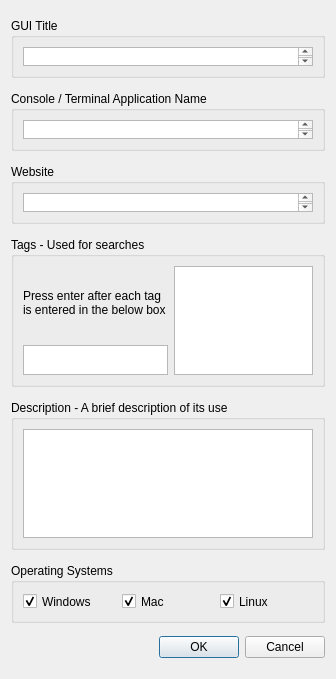
<?xml version="1.0" encoding="UTF-8"?>
<ui version="4.0">
 <class>DialogUpload</class>
 <widget class="QDialog" name="DialogUpload">
  <property name="geometry">
   <rect>
    <x>0</x>
    <y>0</y>
    <width>336</width>
    <height>679</height>
   </rect>
  </property>
  <property name="windowTitle">
   <string>Upload GUI</string>
  </property>
  <property name="windowIcon">
   <iconset resource="Images.qrc">
    <normaloff>:/new/prefix1/icons/PNG/onebit_30.png</normaloff>:/new/prefix1/icons/PNG/onebit_30.png</iconset>
  </property>
  <layout class="QVBoxLayout" name="verticalLayout_2">
   <item>
    <widget class="QGroupBox" name="groupBox_3">
     <property name="minimumSize">
      <size>
       <width>0</width>
       <height>60</height>
      </size>
     </property>
     <property name="maximumSize">
      <size>
       <width>16777215</width>
       <height>60</height>
      </size>
     </property>
     <property name="title">
      <string>GUI Title</string>
     </property>
     <layout class="QVBoxLayout" name="verticalLayout_5">
      <item>
       <widget class="QPlainTextEdit" name="plainTextEditTitle"/>
      </item>
     </layout>
    </widget>
   </item>
   <item>
    <widget class="QGroupBox" name="groupBox_4">
     <property name="minimumSize">
      <size>
       <width>0</width>
       <height>60</height>
      </size>
     </property>
     <property name="maximumSize">
      <size>
       <width>16777215</width>
       <height>60</height>
      </size>
     </property>
     <property name="title">
      <string>Console / Terminal Application Name</string>
     </property>
     <layout class="QVBoxLayout" name="verticalLayout_3">
      <item>
       <widget class="QPlainTextEdit" name="plainTextEditApplication"/>
      </item>
     </layout>
     <zorder>plainTextEditApplication</zorder>
     <zorder>groupBox_3</zorder>
    </widget>
   </item>
   <item>
    <widget class="QGroupBox" name="groupBox_6">
     <property name="minimumSize">
      <size>
       <width>0</width>
       <height>60</height>
      </size>
     </property>
     <property name="maximumSize">
      <size>
       <width>16777215</width>
       <height>60</height>
      </size>
     </property>
     <property name="title">
      <string>Website</string>
     </property>
     <layout class="QVBoxLayout" name="verticalLayout_4">
      <item>
       <widget class="QPlainTextEdit" name="plainTextEditWebsite"/>
      </item>
     </layout>
    </widget>
   </item>
   <item>
    <widget class="QGroupBox" name="groupBox_2">
     <property name="maximumSize">
      <size>
       <width>16777215</width>
       <height>150</height>
      </size>
     </property>
     <property name="title">
      <string>Tags - Used for searches</string>
     </property>
     <layout class="QVBoxLayout" name="verticalLayout_6">
      <item>
       <layout class="QHBoxLayout" name="horizontalLayout">
        <item>
         <layout class="QVBoxLayout" name="verticalLayout">
          <item>
           <widget class="QLabel" name="label_4">
            <property name="text">
             <string>Press enter after each tag is entered in the below box</string>
            </property>
            <property name="wordWrap">
             <bool>true</bool>
            </property>
           </widget>
          </item>
          <item>
           <widget class="QPlainTextEdit" name="plainTextEditTags">
            <property name="maximumSize">
             <size>
              <width>16777215</width>
              <height>30</height>
             </size>
            </property>
           </widget>
          </item>
         </layout>
        </item>
        <item>
         <widget class="QListWidget" name="listWidget"/>
        </item>
       </layout>
      </item>
     </layout>
    </widget>
   </item>
   <item>
    <widget class="QGroupBox" name="groupBox_5">
     <property name="maximumSize">
      <size>
       <width>16777215</width>
       <height>150</height>
      </size>
     </property>
     <property name="title">
      <string>Description - A brief description of its use</string>
     </property>
     <layout class="QVBoxLayout" name="verticalLayout_7">
      <item>
       <widget class="QTextEdit" name="textEditDescription"/>
      </item>
     </layout>
    </widget>
   </item>
   <item>
    <widget class="QGroupBox" name="groupBox">
     <property name="maximumSize">
      <size>
       <width>16777215</width>
       <height>60</height>
      </size>
     </property>
     <property name="title">
      <string>Operating Systems</string>
     </property>
     <layout class="QHBoxLayout" name="horizontalLayout_2">
      <item>
       <widget class="QCheckBox" name="checkBoxWindows">
        <property name="text">
         <string>Windows</string>
        </property>
        <property name="checked">
         <bool>true</bool>
        </property>
       </widget>
      </item>
      <item>
       <widget class="QCheckBox" name="checkBoxMac">
        <property name="text">
         <string>Mac</string>
        </property>
        <property name="checked">
         <bool>true</bool>
        </property>
       </widget>
      </item>
      <item>
       <widget class="QCheckBox" name="checkBoxLinux">
        <property name="text">
         <string>Linux</string>
        </property>
        <property name="checked">
         <bool>true</bool>
        </property>
       </widget>
      </item>
     </layout>
    </widget>
   </item>
   <item>
    <widget class="QDialogButtonBox" name="buttonBox">
     <property name="orientation">
      <enum>Qt::Horizontal</enum>
     </property>
     <property name="standardButtons">
      <set>QDialogButtonBox::Cancel|QDialogButtonBox::Ok</set>
     </property>
    </widget>
   </item>
  </layout>
 </widget>
 <tabstops>
  <tabstop>plainTextEditTitle</tabstop>
  <tabstop>plainTextEditApplication</tabstop>
  <tabstop>plainTextEditTags</tabstop>
  <tabstop>listWidget</tabstop>
  <tabstop>textEditDescription</tabstop>
  <tabstop>checkBoxWindows</tabstop>
  <tabstop>checkBoxMac</tabstop>
  <tabstop>checkBoxLinux</tabstop>
  <tabstop>buttonBox</tabstop>
 </tabstops>
 <resources>
  <include location="Images.qrc"/>
 </resources>
 <connections>
  <connection>
   <sender>buttonBox</sender>
   <signal>accepted()</signal>
   <receiver>DialogUpload</receiver>
   <slot>accept()</slot>
   <hints>
    <hint type="sourcelabel">
     <x>288</x>
     <y>474</y>
    </hint>
    <hint type="destinationlabel">
     <x>157</x>
     <y>274</y>
    </hint>
   </hints>
  </connection>
  <connection>
   <sender>buttonBox</sender>
   <signal>rejected()</signal>
   <receiver>DialogUpload</receiver>
   <slot>reject()</slot>
   <hints>
    <hint type="sourcelabel">
     <x>300</x>
     <y>480</y>
    </hint>
    <hint type="destinationlabel">
     <x>286</x>
     <y>274</y>
    </hint>
   </hints>
  </connection>
 </connections>
</ui>
